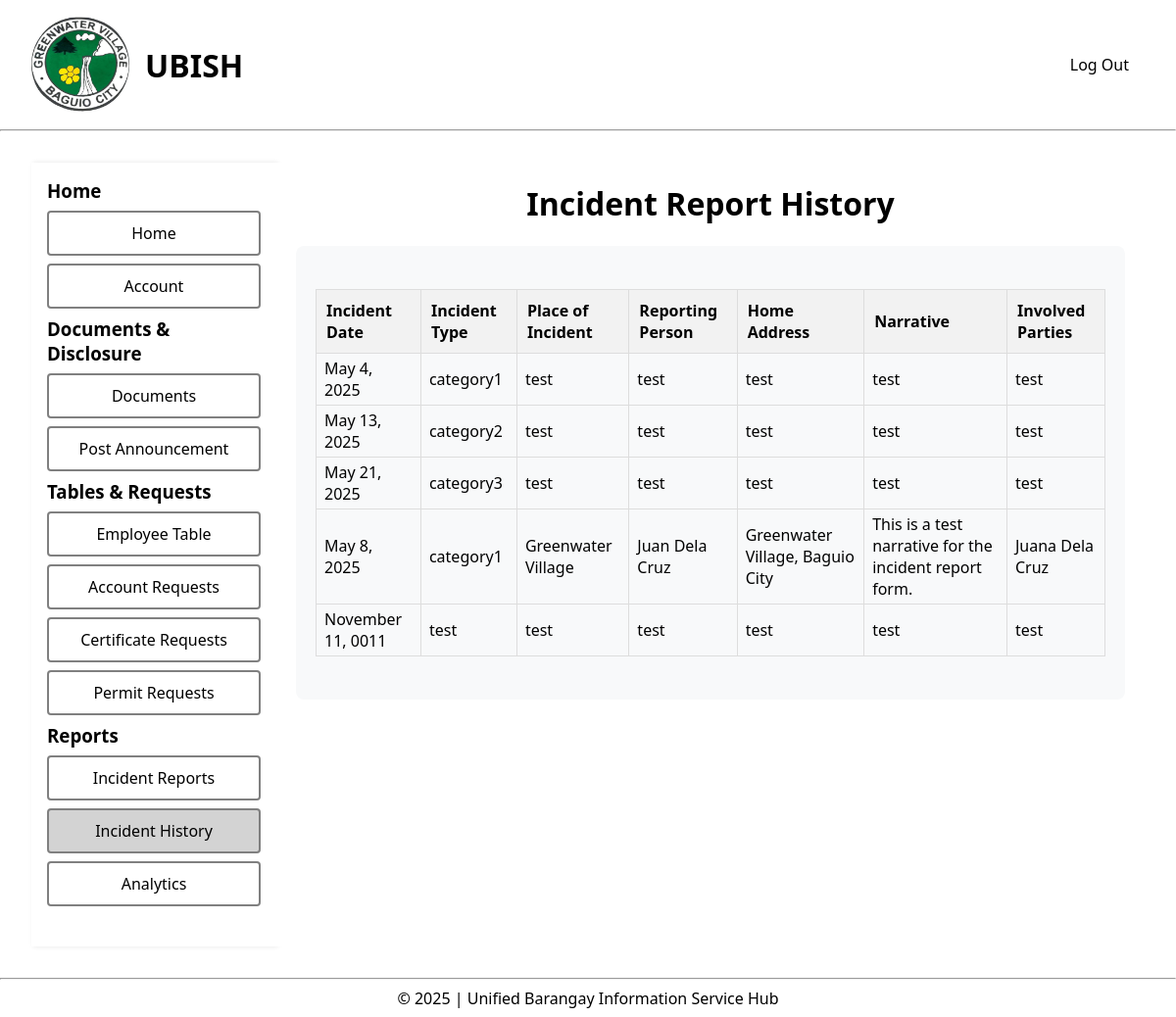
The page /pages/main/incident_table.php (signed in) on the database as committed earlier.
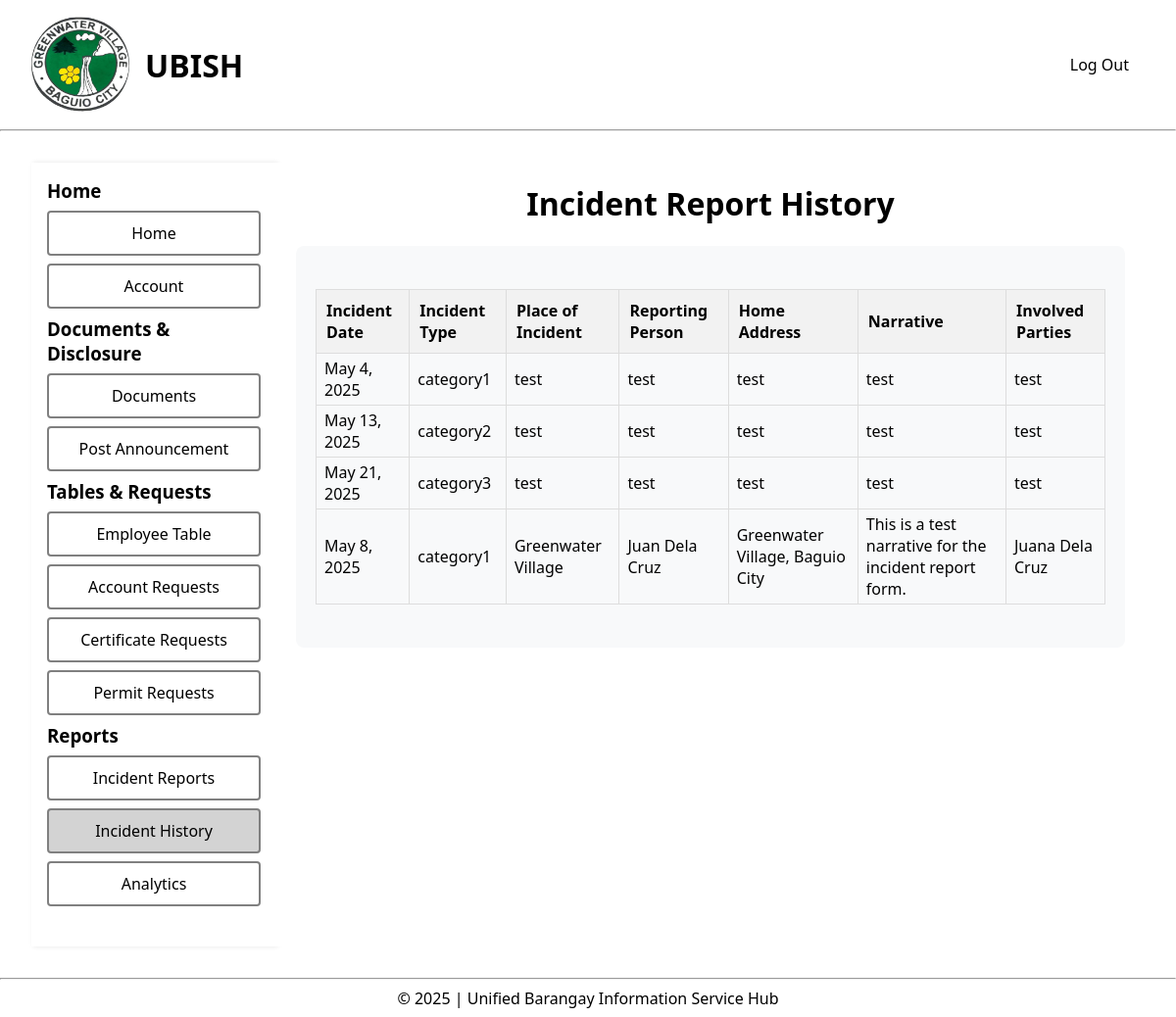
The same page on the database as committed later.
### tables this page shows
CREATE TABLE `incidents` (
  `incident_id` int(11) NOT NULL,
  `incident_type` varchar(255) NOT NULL,
  `incident_date` date NOT NULL,
  `place_of_incident` varchar(255) NOT NULL,
  `reporting_person` varchar(255) NOT NULL,
  `home_address` text NOT NULL,
  `narrative` text NOT NULL,
  `involved_parties` text NOT NULL,
  `submitted_by` int(11) DEFAULT NULL,
  `created_at` timestamp NOT NULL DEFAULT current_timestamp()
);

### config/dbfetch.php (called while the page is built, shortened)
<?php
    include '../../config/dbconfig.php';
    $accessQuery = "SELECT access_level FROM employee_details WHERE emp_id = :emp_id";
    $access = $pdo->prepare($accessQuery);
    $access->execute([":emp_id" => $_SESSION['emp_id']]);
    $accessLevel = $access->fetchColumn();
?>

### pages/main/incident_table.php (the view, shortened to what this page needs)
<?php
include '../../config/dbfetch.php';
$query = "SELECT * FROM incidents";
$stmt = $pdo->query($query);
$incidents = $stmt->fetchAll(PDO::FETCH_ASSOC);
?>
<!DOCTYPE html>
<html lang="en">
<head>
    <link rel="stylesheet" href="../../assets/css/style.css">
</head>
<body>
    <header>
        <div class="navigation">
            <div class="logo">
                <img src="../../assets/img/greenwater-village-logo.jpg" alt="Greenwater Village Logo">
                <h1>UBISH</h1>
            </div>
            <form method="POST">
                <nav>
                    <ul>
                        <li>
                            <button class="logout" style="cursor: pointer;" name="logout">Log Out</button>
                        </li>
                    </ul>
                </nav>
            </form>
        </div>
        <hr>
    </header>
    <main>
        <div class="dashboard-main">
            <div class="dashboard-sidebar">
                <ul>
                    <h3>Home</h3>
                    <li><a href="../main/dashboard.php">Home</a></li>
                    <li><a href="../main/account.php">Account</a></li>
                    <h3>Documents & Disclosure</h3>
                    <li><a href="../main/documents.php">Documents</a></li>
                    <li><a href="../main/announcements.php">Post Announcement</a></li>
                    <h3>Tables & Requests</h3>
                    <?php if ($accessLevel >= 2) {
                        echo '<li><a href="../main/employee_table.php">Employee Table</a></li>';
                    } ?>
                    <?php if ($accessLevel >= 3) {
                        echo '<li><a href="../main/account_requests.php">Account Requests</a></li>';
                    } ?>
                    <?php if ($accessLevel >= 2) {
                        echo '<li><a href="#">Certificate Requests</a></li>';
                    } ?>
                    <?php if ($accessLevel >= 2) {
                        echo '<li><a href="#">Permit Requests</a></li>';
                    } ?>
                    <h3>Reports</h3>
                    <li><a href="../main/incidents.php">Incident Reports</a></li>
                    <li class="active"><a href="#">Incident History</a></li>
                    <li><a href="../main/reports.php">Analytics</a></li>
                </ul>
            </div>
            <div class="dashboard-content">
                <h1>
                    <center>Incident Report History</center>
                </h1><br>
                <div class="incident-table-container">
                    <table>
                        <thead>
                            <tr>
                                <th>Incident Date</th>
                                <th>Incident Type</th>
                                <th>Place of Incident</th>
                                <th>Reporting Person</th>
                                <th>Home Address</th>
                                <th>Narrative</th>
                                <th>Involved Parties</th>
                            </tr>
                        </thead>
                        <tbody>
                            <?php foreach ($incidents as $incident): ?>
                                <tr>
                                    <td><?= htmlspecialchars(date('F j, Y', strtotime($incident['incident_date']))) ?></td>
                                    <td><?= htmlspecialchars($incident['incident_type']) ?></td>
                                    <td><?= htmlspecialchars($incident['place_of_incident']) ?></td>
                                    <td><?= htmlspecialchars($incident['reporting_person']) ?></td>
                                    <td><?= nl2br(htmlspecialchars($incident['home_address'])) ?></td>
                                    <td><?= nl2br(htmlspecialchars($incident['narrative'])) ?></td>
                                    <td><?= nl2br(htmlspecialchars($incident['involved_parties'])) ?></td>
                                </tr>
                            <?php endforeach; ?>
                        </tbody>
                    </table>
                </div>
            </div>
        </div>
    </main>
    <footer>
        <hr>
        <p><?php echo "&copy; " . date('Y') . " | Unified Barangay Information Service Hub"; ?></p>
    </footer>
</body>
</html>

Rows that differ between the two databases and show on the page:
removed incidents: incident_date "November 11, 0011", incident_type "test", place_of_incident "test", reporting_person "test", home_address "test", narrative "test", involved_parties "test"
